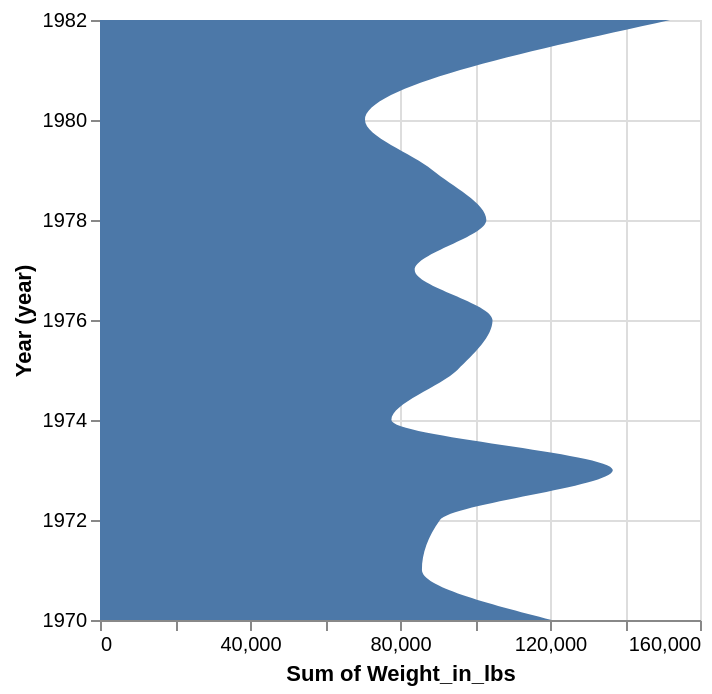

The Vega-Lite source for this figure:
### Vega-Lite specification from a JSON file in a GitHub repository (floating-point values rounded to 4 significant figures; data arrays with more than 128 entries replaced by an {"elided": "..."} marker saying what was removed)
{"$schema": "https://vega.github.io/schema/vega-lite/v4.json", "description": "Area chart showing weight of cars over time (vertical).", "data": {"values": {"elided": "406 records"}}, "mark": {"type": "area", "interpolate": "monotone"}, "encoding": {"x": {"aggregate": "sum", "field": "Weight_in_lbs"}, "y": {"timeUnit": "year", "field": "Year"}}}
